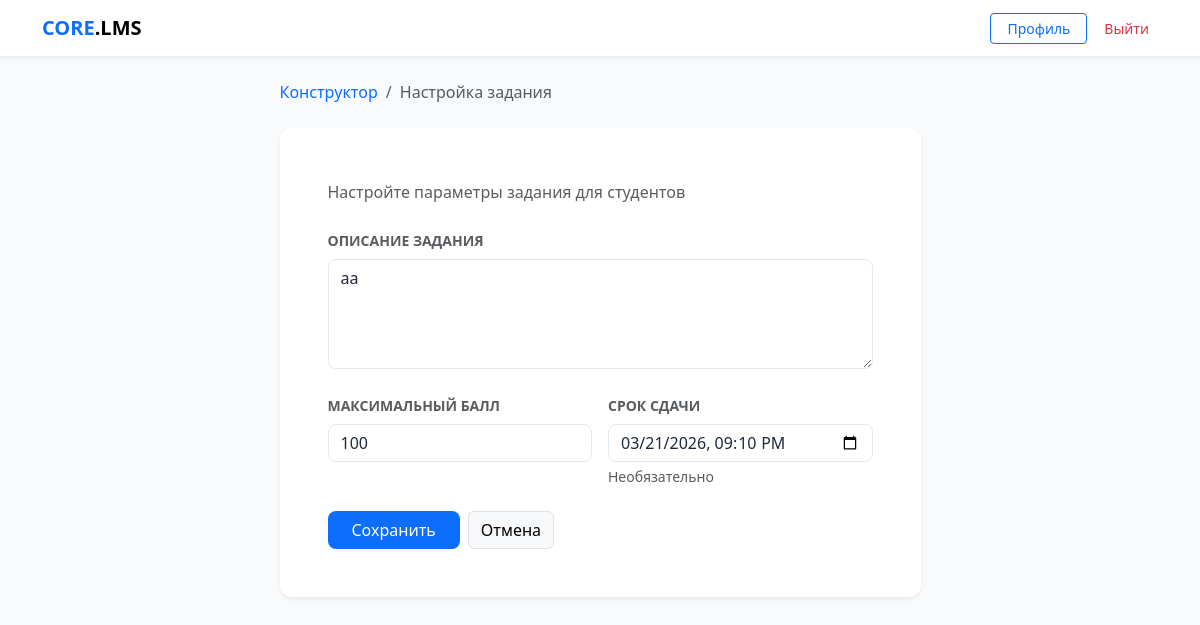
/block/3/assignment/edit/ (signed in), run on the app's committed database.
### core/models.py (models this page shows, shortened)
class Assignment(models.Model):
    block = models.OneToOneField(ContentBlock, on_delete=models.CASCADE, related_name='assignment')
    description = models.TextField(blank=True)
    max_score = models.PositiveIntegerField(default=100)
    deadline = models.DateTimeField(null=True, blank=True)

### core/views.py (the view)
# urls.py: path('block/<int:block_id>/assignment/edit/', views.edit_assignment, name='edit_assignment'),
@login_required
@user_passes_test(is_teacher)
def edit_assignment(request, block_id):
    block = get_object_or_404(
        ContentBlock.objects.select_related('course'),
        id=block_id,
        course__author=request.user,
    )
    course = block.course
    assignment, _ = Assignment.objects.get_or_create(block=block)
    if request.method == 'POST':
        form = AssignmentForm(request.POST, instance=assignment)
        if form.is_valid():
            form.save()
            return redirect('course_builder', course_id=course.id)
    else:
        form = AssignmentForm(instance=assignment)
    return render(request, 'core/assignment_form.html', {
        'form': form,
        'block': block,
        'assignment': assignment,
        'course': course,
    })

### core/forms.py
class AssignmentForm(forms.ModelForm):
    class Meta:
        model = Assignment
        fields = ['description', 'max_score', 'deadline']
        widgets = {
            'description': forms.Textarea(attrs={'class': 'form-control', 'rows': 4,
                                                  'placeholder': 'Опишите задание подробно...'}),
            'max_score':   forms.NumberInput(attrs={'class': 'form-control', 'min': '1'}),
            'deadline':    forms.DateTimeInput(attrs={'class': 'form-control', 'type': 'datetime-local'},
                                               format='%Y-%m-%dT%H:%M'),
        }
        labels = {
            'description': 'Описание задания',
            'max_score':   'Максимальный балл',
            'deadline':    'Срок сдачи',
        }

### core/views.py (called while the page is built)
def is_teacher(user):
    return user.is_authenticated and user.role == 'teacher'

### core/templates/core/assignment_form.html (shortened to what this page needs)
{% extends "core/base.html" %}
{% block content %}
<div class="row justify-content-center">
    <div class="col-md-7">
        <nav aria-label="breadcrumb" class="mb-4">
            <ol class="breadcrumb">
                <li class="breadcrumb-item">
                    <a href="{% url 'course_builder' course.id %}" class="text-decoration-none">
                        Конструктор
                    </a>
                </li>
                <li class="breadcrumb-item active">Настройка задания</li>
            </ol>
        </nav>
        <div class="card border-0 shadow-sm">
            <div class="card-body p-4 p-md-5">
                <p class="text-muted mb-4">Настройте параметры задания для студентов</p>
                <form method="post">
                    <div class="mb-4">
                        <label class="form-label small fw-bold text-muted">ОПИСАНИЕ ЗАДАНИЯ</label>
                        {{ form.description }}
                    </div>
                    <div class="row g-3 mb-4">
                        <div class="col-md-6">
                            <label class="form-label small fw-bold text-muted">МАКСИМАЛЬНЫЙ БАЛЛ</label>
                            {{ form.max_score }}
                        </div>
                        <div class="col-md-6">
                            <label class="form-label small fw-bold text-muted">СРОК СДАЧИ</label>
                            {{ form.deadline }}
                            <div class="form-text">Необязательно</div>
                        </div>
                    </div>
                    <div class="d-flex gap-2">
                        <button type="submit" class="btn btn-primary px-4">Сохранить</button>
                        <a href="{% url 'course_builder' course.id %}" class="btn btn-light border">
                            Отмена
                        </a>
                    </div>
                </form>
            </div>
        </div>
    </div>
</div>
{% endblock %}

### core/templates/core/base.html (style rules this page uses)
:root { --bg-body: #f8fafc; --bg-card: #ffffff; --border-color: #e2e8f0; --accent: #0d6efd; --text-main: #1e293b; }
body { background-color: var(--bg-body); color: var(--text-main); font-family: 'Segoe UI', system-ui, sans-serif; }
input, textarea, select, .form-control { background-color: #ffffff !important; color: #1e293b !important; border: 1px solid var(--border-color) !important; border-radius: 8px !important; }
.card { background-color: var(--bg-card); border: 0; border-radius: 12px; box-shadow: 0 1px 3px rgba(0,0,0,0.05); }
.btn-primary { background-color: var(--accent); border: none; border-radius: 8px; }

### data on the page
Assignment: description "аа", max_score "100", deadline "03/21/2026 21:10"
